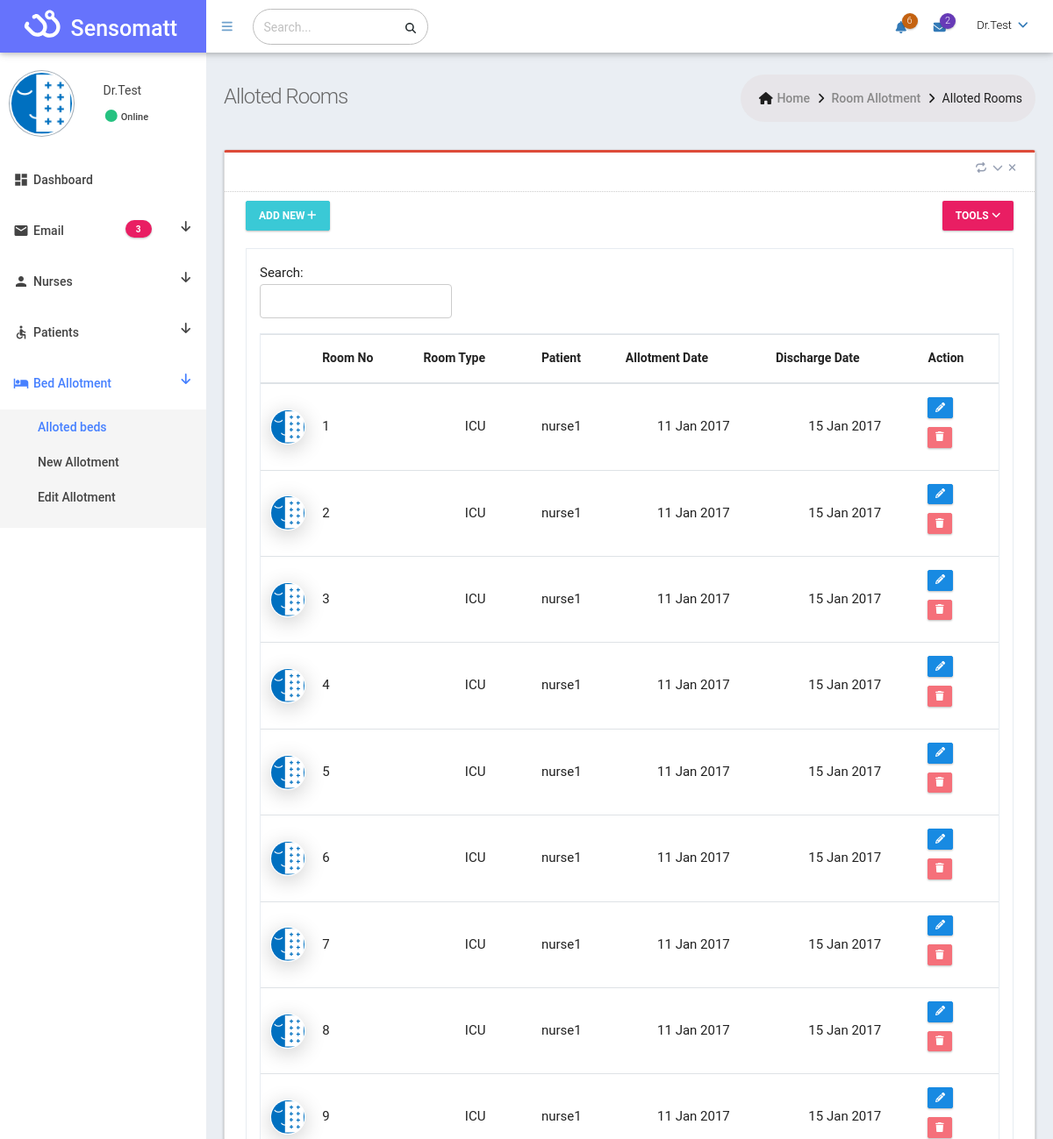
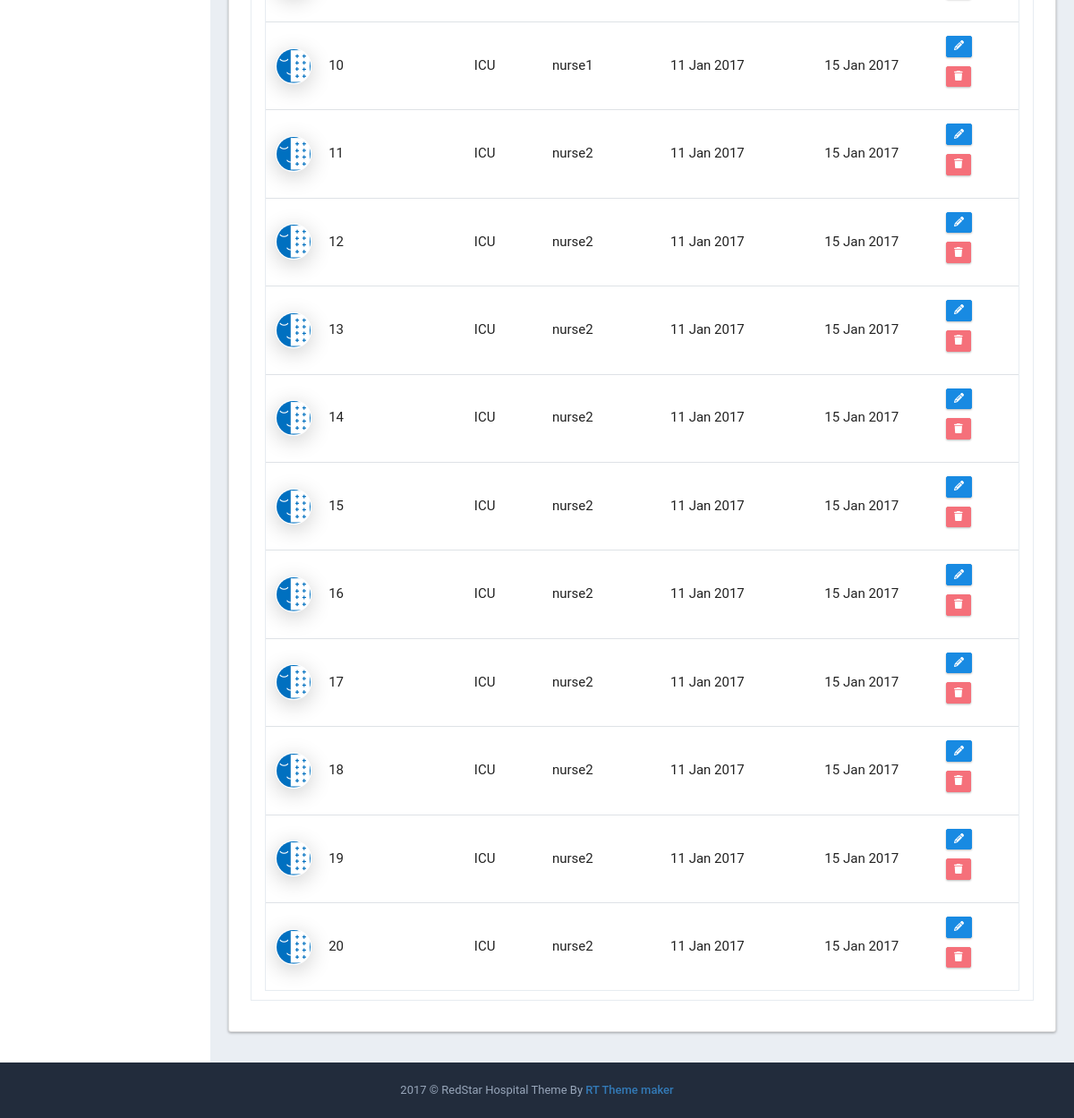
/panel/temp/bed_allotment/, run on the app's committed database (2 pictures, top to bottom).
### models/models.py (models this page shows)
class Nurse(models.Model):
    name = models.CharField(max_length=50, null=False, blank=False, unique=True)
    mobile = models.IntegerField(null=False, blank=False, unique=True)
    username = models.CharField(max_length=30, null=False, blank=False, unique=True)
    password = models.CharField(max_length=50, null=False, blank=False)
    shift = models.CharField(max_length=2, choices=(('D', 'Day'), ('N', 'Night'), ('LN', 'Late Night')), null=False)
    def __str__(self):
        return str(self.name)

### panel/views.py (the view)
# urls.py: path(r'temp/bed_allotment/', views.bed_allotment),
@csrf_protect
def bed_allotment(request):
    beds = []
    try:
        if request.method == "POST":
            data = request.POST.get('data')
            for i in Bed.objects.filter(Q(number__contains=data) | Q(nurse__name__contains=data) | Q(person__name__contains=data)):
                beds.extend([(i.id, i.number, i.nurse, i.bedsore)])
            return render(request, 'temp/bed_allotment.html', {'beds': beds, 'value': 'beds', 'search': 'true'})
        else:
            for i in Bed.objects.all():
                try:
                    per = Person.objects.get(bed=i.id)
                    beds.extend([(i.id, i.number, i.nurse, per, i.bedsore)])
                except:
                    beds.extend([(i.id, i.number, i.nurse, None, i.bedsore)])
            return render(request, 'temp/bed_allotment.html', {'beds': beds, 'value': 'beds'})
    except Exception as e:
        return HttpResponse(e.args)

### panel/templates/temp/bed_allotment.html (shortened to what this page needs)
{% load static %}
<!DOCTYPE html>
<html lang="en" dir="ltr">
    <head>
        <link href="{% static 'css/temp/simple-line-icons.min.css' %}" rel="stylesheet" type="text/css">
        <link rel="stylesheet" href="{% static 'css/fontawesome/css/all.css' %}">
        <link href="{% static 'css/temp/bootstrap.min.css' %}" rel="stylesheet" type="text/css">
        <link rel="stylesheet" href="{% static 'material.min.css' %}">
        <link rel="stylesheet" href="{% static 'material_style.css' %}">
        <link href="{% static 'css/temp/theme_style.css' %}" rel="stylesheet" id="rt_style_components" type="text/css">
        <link href="{% static 'css/temp/plugins.min.css' %}" rel="stylesheet" type="text/css">
        <link href="{% static 'css/temp/style.css' %}" rel="stylesheet" type="text/css">
        <link href="{% static 'css/temp/responsive.css' %}" rel="stylesheet" type="text/css">
        <link href="{% static 'css/temp/theme-color.css' %}" rel="stylesheet" type="text/css">
    </head>
    <body class="page-header-fixed sidemenu-closed-hidelogo page-content-white page-md header-white white-sidebar-color logo-indigo">
    	<div class="page-wrapper">
    		<div class="page-header navbar navbar-fixed-top">
    			<div class="page-header-inner ">
    				<div class="page-logo">
    					<a href="index">
    						<span class="fas fa-stethoscope logo-icon" style="transform: rotate(-45deg);"></span>
    						<span class="logo-default">Sensomatt</span> </a>
    				</div>
    				<ul class="nav navbar-nav navbar-left in">
    					<li><a href="#" class="menu-toggler sidebar-toggler"><i class="fas fa-bars"></i></a></li>
    				</ul>
    				<form class="search-form-opened" action="#" method="GET">
    					<div class="input-group">
    						<input type="text" class="form-control" placeholder="Search..." name="query">
    						<span class="input-group-btn">
    							<a href="javascript:;" class="btn submit">
    								<i class="fas fa-search"></i>
    							</a>
    						</span>
    					</div>
    				</form>
    				<div class="top-menu">
    					<ul class="nav navbar-nav float-right">
    						<li class="dropdown dropdown-extended dropdown-notification" id="header_notification_bar">
    							<a href="javascript:;" class="dropdown-toggle" data-toggle="dropdown" data-hover="dropdown" data-close-others="true">
    								<i class="fas fa-bell"></i>
    								<span class="badge headerBadgeColor1"> 6 </span>
    							</a>
    						</li>
    						<li class="dropdown dropdown-extended dropdown-inbox" id="header_inbox_bar">
    							<a href="javascript:;" class="dropdown-toggle" data-toggle="dropdown" data-hover="dropdown" data-close-others="true">
    								<i class="fas fa-envelope"></i>
    								<span class="badge headerBadgeColor2"> 2 </span>
    							</a>
    						</li>
    						<li class="dropdown dropdown-user">
    							<a href="javascript:;" class="dropdown-toggle" data-toggle="dropdown" data-hover="dropdown" data-close-others="true">
    								<span class="username username-hide-on-mobile"> Dr.Test </span>
    								<i class="fas fa-angle-down"></i>
    							</a>
    						</li>
    					</ul>
    				</div>
    			</div>
    		</div>
    		<div class="page-container">
                <div class="sidebar-container">
    				<div class="sidemenu-container navbar-collapse collapse fixed-menu">
    					<div id="remove-scroll" class="left-sidemenu">
                            <ul class="sidemenu  page-header-fixed slimscroll-style" data-keep-expanded="false"
    							data-auto-scroll="true" data-slide-speed="200" style="padding-top: 20px">
    							<li class="sidebar-user-panel">
    								<div class="user-panel">
    									<div class="image float-left">
    										<img src="{% static 'img/logo.png' %}" class="img-circle user-img-circle" alt="User Image" />
    									</div>
    									<div class="info float-right">
    										<p> Dr.Test</p>
    										<a href="#"><i class="fa fa-circle user-online"></i><span class="txtOnline">
    												Online</span></a>
    									</div>
    								</div>
    							</li>
    							<li class="nav-item ">
    								<a href="/panel/temp/index" class="nav-link nav-toggle">
    									<i class="material-icons">dashboard</i>
    									<span class="title">Dashboard</span>
    								</a>
    							</li>
    							<li class="nav-item">
    								<a href="" class="nav-link nav-toggle">
    									<i class="material-icons">email</i>
    									<span class="title">Email</span>
    									<span class="fas fa-arrow-down float-right"></span>
    									<span class="label label-rouded label-menu deepPink-bgcolor">3</span>
    								</a>
    							</li>
    							<li class="nav-item ">
    								<a href="" class="nav-link nav-toggle"> <i class="material-icons">person</i>
    									<span class="title">Nurses</span>
                                        <span class="fas fa-arrow-down float-right"></span>
    								</a>
    							</li>
    							<li class="nav-item ">
    								<a href="#" class="nav-link nav-toggle"> <i class="material-icons">accessible</i>
    									<span class="title">Patients</span>
                                        <span class="fas fa-arrow-down float-right"></span>
    								</a>
    							</li>
    							<li class="nav-item  open active ">
    								<a href="#" class="nav-link nav-toggle"> <i class="material-icons">hotel</i>
    									<span class="title">Bed Allotment</span>
                                        <span class="fas fa-arrow-down float-right"></span>
    								</a>
    								<ul class="sub-menu">
    									<li class="nav-item open ">
    										<a href="/panel/temp/bed_allotment" class="nav-link "> <span class="title">Alloted
    												beds</span>
    										</a>
    									</li>
    									<li class="nav-item  ">
    										<a href="/panel/temp/add_bed_allotment" class="nav-link "> <span class="title">New
    												Allotment</span>
    										</a>
    									</li>
    									<li class="nav-item  ">
    										<a href="/panel/temp/edit_bed_allotment" class="nav-link "> <span class="title">Edit
    												Allotment</span>
    										</a>
    									</li>
    								</ul>
    							</li>
    						</ul>
    					</div>
    				</div>
    			</div>
                <div class="page-content-wrapper">
    				<div class="page-content">
    					<div class="page-bar">
    						<div class="page-title-breadcrumb">
    							<div class=" float-left">
    								<div class="page-title">Alloted Rooms</div>
    							</div>
    							<ol class="breadcrumb page-breadcrumb float-right">
    								<li><i class="fa fa-home"></i>&nbsp;<a class="parent-item" href="index">Home</a>&nbsp;<i class="fa fa-angle-right"></i>
    								</li>
    								<li><a class="parent-item" href="">Room Allotment</a>&nbsp;<i class="fa fa-angle-right"></i>
    								</li>
    								<li class="active">Alloted Rooms</li>
    							</ol>
    						</div>
    					</div>
    					<div class="row">
    						<div class="col-md-12">
    							<div class="card card-topline-red">
    								<div class="card-head">
    									<header></header>
    									<div class="tools">
    										<a class="fa fa-repeat btn-color box-refresh" href="javascript:;"></a>
    										<a class="t-collapse btn-color fa fa-chevron-down" href="javascript:;"></a>
    										<a class="t-close btn-color fa fa-times" href="javascript:;"></a>
    									</div>
    								</div>
    								<div class="card-body ">
    									<div class="row">
    										<div class="col-md-6 col-sm-6 col-xs-6">
    											<div class="btn-group">
    												<a href="add_room_allotment" class="btn btn-info">
    													Add New <i class="fa fa-plus"></i>
    												</a>
    											</div>
    										</div>
    										<div class="col-md-6 col-sm-6 col-xs-6">
    											<div class="btn-group float-right">
    												<a class="btn deepPink-bgcolor  btn-outline dropdown-toggle" data-toggle="dropdown">Tools
    													<i class="fa fa-angle-down"></i>
    												</a>
    											</div>
    										</div>
    									</div>
    									<div class="table-scrollable">
    										<div id="example4_wrapper" class="dataTables_wrapper container-fluid dt-bootstrap4 no-footer">
                                                <div class="row">
                                                    <div class="col-sm-12 col-md-12">
                                                        <div id="example4_filter" class="dataTables_filter">
                                                            <form action="" method="post">{% csrf_token %}
                                                                <label>Search:<input type="search" name="data" class="form-control form-control-sm" placeholder="" aria-controls="example4"></label>
                                                            </form>
                                                        </div>
                                                    </div>
                                                </div>
                                                <div class="row">
                                                    <div class="col-sm-12">
                                                        <div class="table-scrollable">
                    										<table class="table table-hover table-checkable order-column full-width"
                    											id="example4">
                    											<thead>
                    												<tr>
                    													<th></th>
                    													<th> Room No </th>
                    													<th> Room Type </th>
                    													<th> Patient </th>
                    													<th> Allotment Date </th>
                    													<th> Discharge Date </th>
                    													<th> Action </th>
                    												</tr>
                    											</thead>
                    											<tbody>
                                                                    {% for i in beds %}
                        												<tr class="odd gradeX">
                        													<td class="patient-img">
                        														<img src="{% static 'img/logo.png/' %}" alt="">
                        													</td>
                        													<td>{{ i.1 }}</td>
                        													<td class="center">ICU</td>
                        													<td>{{ i.2 }}</td>
                        													<td class="center">11 Jan 2017</td>
                        													<td class="center">15 Jan 2017</td>
                                                                            <td>
                                                                                <a href="edit_bed_allotment"
                                                                                    class="btn btn-primary btn-xs">
                                                                                    <i class="fa fa-pencil-alt"></i>
                                                                                </a>
                                                                                <br />
                                                                                <button class="btn btn-danger btn-xs">
                                                                                    <i class="fa fa-trash "></i>
                                                                                </button>
                                                                            </td>
                        												</tr>
                                                                    {% endfor %}
                    											</tbody>
                    										</table>
                                                        </div>
                                                    </div>
                                                </div>
                                            </div>
                                        </div>
									</div>
                                </div>
                            </div>
                        </div>
    				</div>
    			</div>
    		</div>
    		<div class="page-footer">
    			<div class="page-footer-inner"> 2017 © RedStar Hospital Theme By
    				<a href="mailto:redstartheme@gmail.com" target="_top" class="makerCss">RT Theme maker</a>
    			</div>
    		</div>
    	</div>
    </body>
</html>

### panel/static/css/temp/material_style.css (style rules this page uses)
.full-width { width: 100% !important; }
.page-header.navbar .page-logo { line-height: 1.7 !important; }

### panel/static/css/temp/style.css (style rules this page uses)
* { -webkit-box-sizing: border-box; -moz-box-sizing: border-box; box-sizing: border-box; }
.fa-angle-down:before { content: "\f107"; }
.input-group-btn .btn { box-shadow: none }
.dataTables_wrapper { margin-top: 15px; }

### panel/static/css/temp/responsive.css (style rules this page uses)
@media only screen and (min-width:768px) { .navbar-left { float: left!important; } }
@media (min-width:768px) { .navbar-nav>li { float: left; } }
@media (min-width:992px) { .sidemenu-container { width: 235px; float: left; position: relative; margin-right: -100% } }
@media (min-width:992px) { .sidemenu-container.collapse { display: block; max-height: none !important } }
@media (min-width:992px) { .page-content-wrapper { float: left; width: 100% } }
@media (min-width:992px) { .page-content-wrapper .page-content { margin-left: 235px; margin-top: 0; min-height: 600px; padding: 25px 20px 10px } }
@media (min-width:992px) { .page-footer { clear: left } }

### data on the page
Nurse: i "1", name "nurse1", i "2", i "3", i "4", i "5", i "6", i "7", i "8", i "9", i "10"
Nurse: i "11", name "nurse2", i "12", i "13", i "14", i "15", i "16", i "17", i "18", i "19", i "20"
